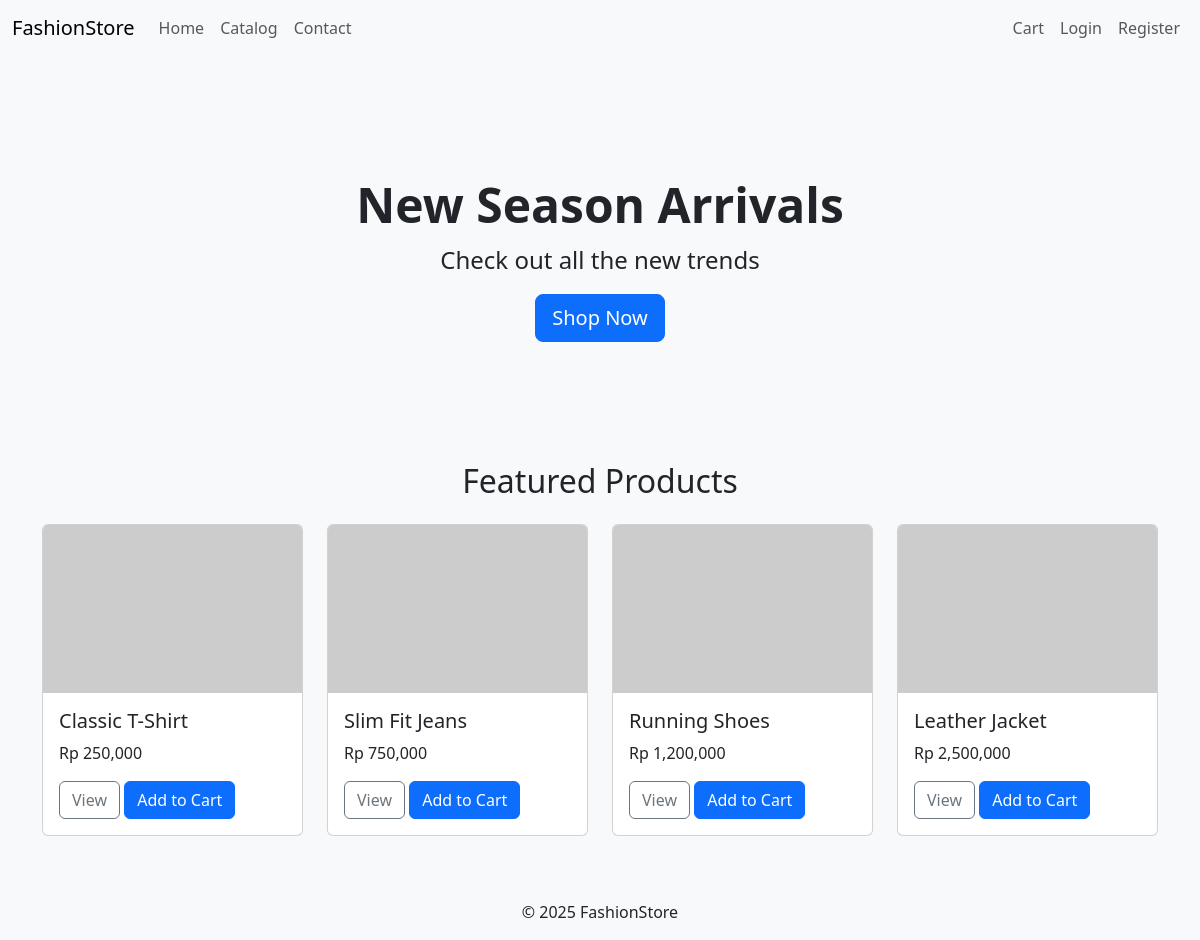
The page /home on the database its author committed.
### app/models.py (models this page shows, shortened)
class Product(db.Model):
    id = db.Column(db.Integer, primary_key=True)
    name = db.Column(db.String(100), nullable=False)
    description = db.Column(db.Text, nullable=False)
    price = db.Column(db.Integer, nullable=False)
    stock = db.Column(db.Integer, nullable=False, default=1)
    image_file = db.Column(db.String(20), nullable=False, default='default.jpg')

### app/routes.py (the view)
@main.route("/")
@main.route("/home")
def home():
    products = Product.query.limit(4).all()
    return render_template('home.html', products=products)

### app/templates/home.html
{% extends "base.html" %}
{% block content %}
    <div class="p-5 mb-4 bg-light rounded-3 text-center">
        <div class="container-fluid py-5">
            <h1 class="display-5 fw-bold">New Season Arrivals</h1>
            <p class="fs-4">Check out all the new trends</p>
            <a href="{{ url_for('main.catalog') }}" class="btn btn-primary btn-lg" type="button">Shop Now</a>
        </div>
    </div>
    <h2 class="text-center mb-4">Featured Products</h2>
    <div class="row">
        {% for product in products %}
        <div class="col-md-3">
            <div class="card mb-4 product-card">
                <img src="http://placehold.it/500x325" class="card-img-top" alt="{{ product.name }}">
                <div class="card-body">
                    <h5 class="card-title">{{ product.name }}</h5>
                    <p class="card-text">Rp {{ "{:,.0f}".format(product.price) }}</p>
                    <a href="{{ url_for('main.product_detail', product_id=product.id) }}" class="btn btn-outline-secondary">View</a>
                    <a href="{{ url_for('main.add_to_cart', product_id=product.id) }}" class="btn btn-primary">Add to Cart</a>
                </div>
            </div>
        </div>
        {% endfor %}
    </div>
{% endblock content %}

### app/static/css/style.css (style rules this page uses)
:root { --primary-color: #0d6efd; --secondary-color: #6c757d; --background-color: #f8f9fa; --font-color: #212529; }
body { display: flex; flex-direction: column; min-height: 100vh; background-color: var(--background-color); color: var(--font-color); }
.product-card { transition: transform .2s ease-in-out, box-shadow .2s ease-in-out; }

### rows shown on the page
Product: name "Classic T-Shirt", price "250,000"
Product: name "Slim Fit Jeans", price "750,000"
Product: name "Running Shoes", price "1,200,000"
Product: name "Leather Jacket", price "2,500,000"
